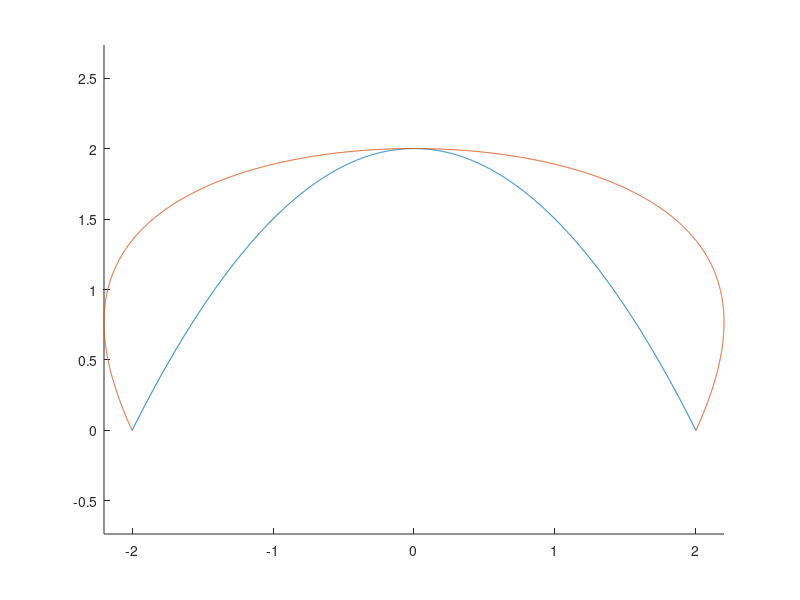
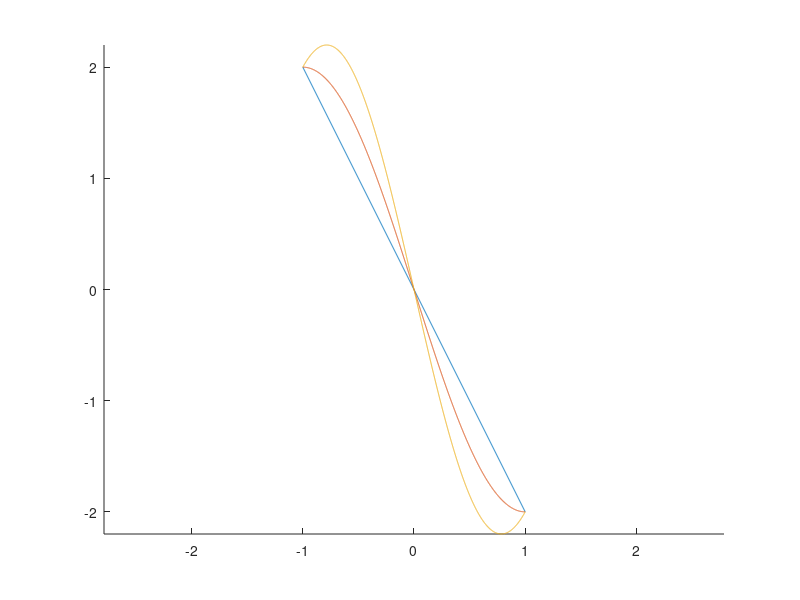

Write the MATLAB code that produced these figures, in order.
%%
w = 4;
h = 2;

t = -1:0.001:1;
x = -t*(w/2);
y = h*(-t.^2+1);

figure(1)
clf
hold on
plot(x,y);

x1 = -sin(t*pi/2)*(w/2);
x2 = -sin(t).*sin(t+pi/2)*2.199*(w/2);

plot(x2,y);
hold off
axis equal

% figure(2)
% plot(t,y);

figure(3)
clf
hold on
plot(t,x);
plot(t,x1);
plot(t,x2);
hold off
axis equal

